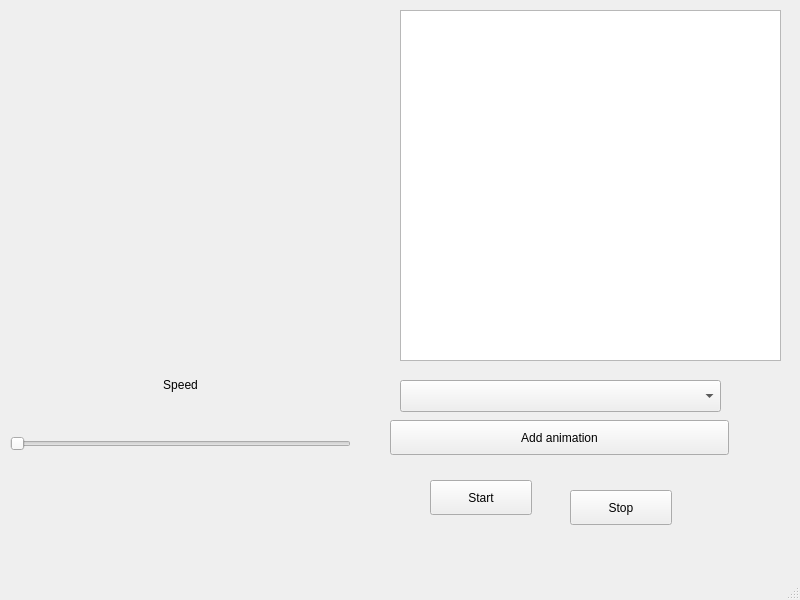
<?xml version="1.0" encoding="UTF-8"?>
<ui version="4.0">
 <class>MainWindow</class>
 <widget class="QMainWindow" name="MainWindow">
  <property name="geometry">
   <rect>
    <x>0</x>
    <y>0</y>
    <width>800</width>
    <height>600</height>
   </rect>
  </property>
  <property name="windowTitle">
   <string>Fun screen</string>
  </property>
  <widget class="QWidget" name="centralwidget">
   <widget class="QWidget" name="gridLayoutWidget">
    <property name="geometry">
     <rect>
      <x>10</x>
      <y>340</y>
      <width>341</width>
      <height>111</height>
     </rect>
    </property>
    <layout class="QGridLayout" name="gridLayout">
     <item row="1" column="1">
      <widget class="QSlider" name="horizontalSlider">
       <property name="orientation">
        <enum>Qt::Horizontal</enum>
       </property>
      </widget>
     </item>
     <item row="0" column="1">
      <widget class="QLabel" name="label">
       <property name="text">
        <string>Speed</string>
       </property>
       <property name="alignment">
        <set>Qt::AlignCenter</set>
       </property>
      </widget>
     </item>
    </layout>
   </widget>
   <widget class="QPushButton" name="addAnimationButton">
    <property name="geometry">
     <rect>
      <x>390</x>
      <y>420</y>
      <width>339</width>
      <height>35</height>
     </rect>
    </property>
    <property name="text">
     <string>Add animation</string>
    </property>
   </widget>
   <widget class="QPushButton" name="startAnimationButton">
    <property name="geometry">
     <rect>
      <x>430</x>
      <y>480</y>
      <width>102</width>
      <height>35</height>
     </rect>
    </property>
    <property name="text">
     <string>Start</string>
    </property>
   </widget>
   <widget class="QPushButton" name="stopAnimationButton">
    <property name="geometry">
     <rect>
      <x>570</x>
      <y>490</y>
      <width>102</width>
      <height>35</height>
     </rect>
    </property>
    <property name="text">
     <string>Stop</string>
    </property>
   </widget>
   <widget class="QComboBox" name="comboBox">
    <property name="geometry">
     <rect>
      <x>400</x>
      <y>380</y>
      <width>321</width>
      <height>32</height>
     </rect>
    </property>
   </widget>
   <widget class="QListView" name="listView">
    <property name="geometry">
     <rect>
      <x>400</x>
      <y>10</y>
      <width>381</width>
      <height>351</height>
     </rect>
    </property>
   </widget>
  </widget>
  <widget class="QStatusBar" name="statusbar"/>
 </widget>
 <resources/>
 <connections/>
</ui>
